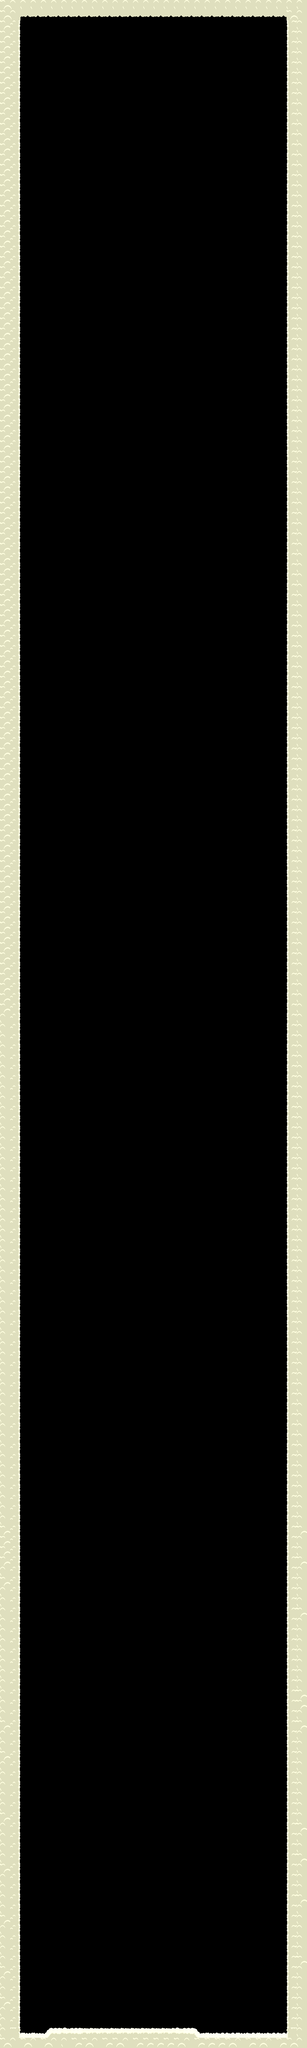

This game map was drawn from its Tiled (.tmx) file and the tilesets committed beside it. A one-line description and the trimmed map source follow:
An orthogonal 30x200 tile map with 32x32 px tiles, 1 tile layer (Tile Layer 1).

<map version="1.10" tiledversion="1.10.2" orientation="orthogonal" renderorder="right-down" width="30" height="200" tilewidth="32" tileheight="32" infinite="0" nextlayerid="2" nextobjectid="1">
 <tileset firstgid="1" source="spr_heaven.tsx" />
 <layer id="1" name="Tile Layer 1" width="30" height="200">
  <data>[6000 cells, 904 non-empty, 14 distinct tile ids]</data>
 </layer>
</map>
